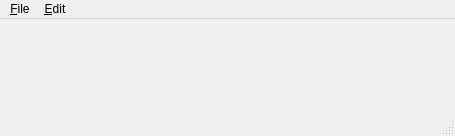
<?xml version="1.0" encoding="UTF-8"?>
<ui version="4.0">
 <class>MainWindow</class>
 <widget class="QMainWindow" name="MainWindow">
  <property name="geometry">
   <rect>
    <x>0</x>
    <y>0</y>
    <width>455</width>
    <height>136</height>
   </rect>
  </property>
  <property name="minimumSize">
   <size>
    <width>0</width>
    <height>0</height>
   </size>
  </property>
  <property name="windowTitle">
   <string>Note Pad</string>
  </property>
  <widget class="QWidget" name="centralwidget">
   <layout class="QVBoxLayout" name="verticalLayout"/>
  </widget>
  <widget class="QMenuBar" name="menubar">
   <property name="geometry">
    <rect>
     <x>0</x>
     <y>0</y>
     <width>455</width>
     <height>21</height>
    </rect>
   </property>
   <property name="defaultUp">
    <bool>false</bool>
   </property>
   <property name="nativeMenuBar">
    <bool>true</bool>
   </property>
   <widget class="QMenu" name="menu_File">
    <property name="toolTip">
     <string>testest</string>
    </property>
    <property name="tearOffEnabled">
     <bool>false</bool>
    </property>
    <property name="title">
     <string>&amp;File</string>
    </property>
    <property name="separatorsCollapsible">
     <bool>false</bool>
    </property>
    <property name="toolTipsVisible">
     <bool>false</bool>
    </property>
    <addaction name="action_New"/>
    <addaction name="action_Open"/>
    <addaction name="action_Save"/>
    <addaction name="actionSave_As"/>
    <addaction name="separator"/>
    <addaction name="action_Print"/>
    <addaction name="separator"/>
    <addaction name="action_Close"/>
   </widget>
   <widget class="QMenu" name="menu_Edit">
    <property name="title">
     <string>&amp;Edit</string>
    </property>
    <addaction name="action_Copy"/>
    <addaction name="actionCu_t"/>
    <addaction name="action_Paste"/>
    <addaction name="separator"/>
    <addaction name="action_Undo"/>
    <addaction name="action_Redo"/>
    <addaction name="separator"/>
    <addaction name="action_Font"/>
    <addaction name="action_Bold"/>
    <addaction name="action_Italic"/>
    <addaction name="action_Uderline"/>
    <addaction name="separator"/>
    <addaction name="actionAbout"/>
    <addaction name="separator"/>
   </widget>
   <addaction name="menu_File"/>
   <addaction name="menu_Edit"/>
  </widget>
  <widget class="QStatusBar" name="statusBar"/>
  <action name="action_New">
   <property name="checked">
    <bool>false</bool>
   </property>
   <property name="icon">
    <iconset resource="icon.qrc">
     <normaloff>:/File/images/new.png</normaloff>:/File/images/new.png</iconset>
   </property>
   <property name="text">
    <string>&amp;New</string>
   </property>
   <property name="iconText">
    <string>New</string>
   </property>
   <property name="statusTip">
    <string>New</string>
   </property>
   <property name="shortcut">
    <string>Ctrl+N</string>
   </property>
   <property name="menuRole">
    <enum>QAction::TextHeuristicRole</enum>
   </property>
   <property name="iconVisibleInMenu">
    <bool>true</bool>
   </property>
   <property name="priority">
    <enum>QAction::LowPriority</enum>
   </property>
  </action>
  <action name="action_Open">
   <property name="icon">
    <iconset resource="icon.qrc">
     <normaloff>:/File/images/open.png</normaloff>:/File/images/open.png</iconset>
   </property>
   <property name="text">
    <string>&amp;Open</string>
   </property>
   <property name="statusTip">
    <string>Open</string>
   </property>
   <property name="shortcut">
    <string>Ctrl+O</string>
   </property>
  </action>
  <action name="action_Save">
   <property name="icon">
    <iconset resource="icon.qrc">
     <normaloff>:/File/images/save.png</normaloff>:/File/images/save.png</iconset>
   </property>
   <property name="text">
    <string>&amp;Save</string>
   </property>
   <property name="statusTip">
    <string>Save</string>
   </property>
   <property name="shortcut">
    <string>Ctrl+S</string>
   </property>
  </action>
  <action name="actionSave_As">
   <property name="icon">
    <iconset resource="icon.qrc">
     <normaloff>:/File/images/save_as.png</normaloff>:/File/images/save_as.png</iconset>
   </property>
   <property name="text">
    <string>Save &amp;As...</string>
   </property>
   <property name="statusTip">
    <string>Save As</string>
   </property>
  </action>
  <action name="action_Close">
   <property name="icon">
    <iconset resource="icon.qrc">
     <normaloff>:/File/images/exit.png</normaloff>:/File/images/exit.png</iconset>
   </property>
   <property name="text">
    <string>&amp;Close</string>
   </property>
   <property name="statusTip">
    <string>Exit</string>
   </property>
   <property name="shortcut">
    <string>Ctrl+F4</string>
   </property>
  </action>
  <action name="actionCu_t">
   <property name="icon">
    <iconset resource="icon.qrc">
     <normaloff>:/Edit/images/cut.png</normaloff>:/Edit/images/cut.png</iconset>
   </property>
   <property name="text">
    <string>Cu&amp;t</string>
   </property>
   <property name="statusTip">
    <string>Cut</string>
   </property>
   <property name="shortcut">
    <string>Ctrl+X</string>
   </property>
  </action>
  <action name="action_Copy">
   <property name="icon">
    <iconset resource="icon.qrc">
     <normaloff>:/Edit/images/copy.png</normaloff>:/Edit/images/copy.png</iconset>
   </property>
   <property name="text">
    <string>&amp;Copy</string>
   </property>
   <property name="statusTip">
    <string>Copy</string>
   </property>
   <property name="shortcut">
    <string>Ctrl+C</string>
   </property>
  </action>
  <action name="action_Paste">
   <property name="icon">
    <iconset resource="icon.qrc">
     <normaloff>:/Edit/images/paste.png</normaloff>:/Edit/images/paste.png</iconset>
   </property>
   <property name="text">
    <string>&amp;Paste</string>
   </property>
   <property name="statusTip">
    <string>Paste</string>
   </property>
   <property name="shortcut">
    <string>Ctrl+V</string>
   </property>
  </action>
  <action name="action_Print">
   <property name="enabled">
    <bool>false</bool>
   </property>
   <property name="icon">
    <iconset resource="icon.qrc">
     <normaloff>:/File/images/print.png</normaloff>:/File/images/print.png</iconset>
   </property>
   <property name="text">
    <string>&amp;Print(P)</string>
   </property>
   <property name="statusTip">
    <string>Print</string>
   </property>
   <property name="shortcut">
    <string>Ctrl+P</string>
   </property>
  </action>
  <action name="action_Undo">
   <property name="icon">
    <iconset resource="icon.qrc">
     <normaloff>:/Edit/images/edit_undo.png</normaloff>:/Edit/images/edit_undo.png</iconset>
   </property>
   <property name="text">
    <string>Undo</string>
   </property>
   <property name="statusTip">
    <string>Undo</string>
   </property>
   <property name="shortcut">
    <string>Ctrl+Z</string>
   </property>
  </action>
  <action name="action_Redo">
   <property name="icon">
    <iconset resource="icon.qrc">
     <normaloff>:/Edit/images/edit_redo.png</normaloff>:/Edit/images/edit_redo.png</iconset>
   </property>
   <property name="text">
    <string>Redo</string>
   </property>
   <property name="statusTip">
    <string>Redo</string>
   </property>
   <property name="shortcut">
    <string>Ctrl+Y</string>
   </property>
  </action>
  <action name="action_Font">
   <property name="icon">
    <iconset resource="icon.qrc">
     <normaloff>:/Edit/images/font.png</normaloff>:/Edit/images/font.png</iconset>
   </property>
   <property name="text">
    <string>&amp;Font</string>
   </property>
   <property name="statusTip">
    <string>Font</string>
   </property>
   <property name="shortcut">
    <string>Ctrl+F</string>
   </property>
  </action>
  <action name="action_Bold">
   <property name="checkable">
    <bool>true</bool>
   </property>
   <property name="icon">
    <iconset>
     <normaloff>images/bold.png</normaloff>images/bold.png</iconset>
   </property>
   <property name="text">
    <string>&amp;Bold</string>
   </property>
   <property name="statusTip">
    <string>Bold</string>
   </property>
  </action>
  <action name="action_Italic">
   <property name="checkable">
    <bool>true</bool>
   </property>
   <property name="icon">
    <iconset resource="icon.qrc">
     <normaloff>:/Edit/images/italic.png</normaloff>:/Edit/images/italic.png</iconset>
   </property>
   <property name="text">
    <string>&amp;Italic</string>
   </property>
   <property name="statusTip">
    <string>Italic</string>
   </property>
  </action>
  <action name="action_Uderline">
   <property name="checkable">
    <bool>true</bool>
   </property>
   <property name="icon">
    <iconset resource="icon.qrc">
     <normaloff>:/Edit/images/underline.png</normaloff>:/Edit/images/underline.png</iconset>
   </property>
   <property name="text">
    <string>&amp;Uderline</string>
   </property>
   <property name="statusTip">
    <string>Uderline</string>
   </property>
  </action>
  <action name="actionAbout">
   <property name="icon">
    <iconset resource="icon.qrc">
     <normaloff>:/Edit/images/info.png</normaloff>:/Edit/images/info.png</iconset>
   </property>
   <property name="text">
    <string>About</string>
   </property>
   <property name="statusTip">
    <string>About</string>
   </property>
  </action>
 </widget>
 <resources>
  <include location="icon.qrc"/>
 </resources>
 <connections/>
</ui>
